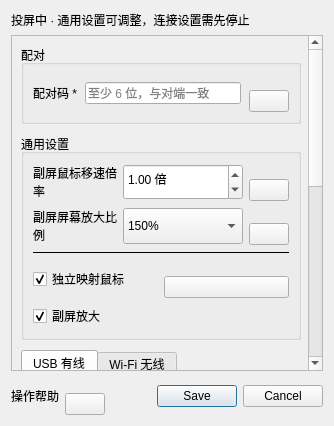
<?xml version="1.0" encoding="UTF-8"?>
<ui version="4.0">
 <class>SettingsDialog</class>
 <widget class="QDialog" name="SettingsDialog">
  <property name="windowTitle">
   <string>连接设置</string>
  </property>
  <layout class="QVBoxLayout" name="dialogLayout">
   <item>
    <widget class="QLabel" name="sessionSettingsHint">
     <property name="text">
      <string>投屏中 · 通用设置可调整，连接设置需先停止</string>
     </property>
     <property name="wordWrap">
      <bool>true</bool>
     </property>
    </widget>
   </item>
   <item>
    <widget class="QScrollArea" name="settingsScroll">
     <property name="widgetResizable">
      <bool>true</bool>
     </property>
     <property name="horizontalScrollBarPolicy">
      <enum>Qt::ScrollBarAlwaysOff</enum>
     </property>
     <widget class="QWidget" name="settingsContents">
      <layout class="QVBoxLayout" name="settingsLayout">
       <property name="sizeConstraint">
        <enum>QLayout::SetMinimumSize</enum>
       </property>
       <property name="spacing">
        <number>10</number>
       </property>
       <item>
        <widget class="QGroupBox" name="pairingGroup">
         <property name="title">
          <string>配对</string>
         </property>
         <layout class="QVBoxLayout" name="pairingGroupLayout">
          <property name="spacing">
           <number>8</number>
          </property>
          <item>
           <layout class="QHBoxLayout" name="tokenRow">
            <item>
             <widget class="QLabel" name="tokenLabel">
              <property name="text">
               <string>配对码 *</string>
              </property>
              <property name="wordWrap">
               <bool>true</bool>
              </property>
             </widget>
            </item>
            <item>
             <widget class="QLineEdit" name="token">
              <property name="placeholderText">
               <string>至少 6 位，与对端一致</string>
              </property>
              <property name="readOnly">
               <bool>false</bool>
              </property>
             </widget>
            </item>
            <item>
             <layout class="QVBoxLayout" name="pairingHelpLayout">
              <property name="spacing">
               <number>0</number>
              </property>
              <property name="leftMargin">
               <number>0</number>
              </property>
              <property name="topMargin">
               <number>0</number>
              </property>
              <property name="rightMargin">
               <number>0</number>
              </property>
              <property name="bottomMargin">
               <number>0</number>
              </property>
              <item>
               <spacer name="pairingHelpSpring">
                <property name="orientation">
                 <enum>Qt::Vertical</enum>
                </property>
                <property name="sizeType">
                 <enum>QSizePolicy::Minimum</enum>
                </property>
                <property name="sizeHint" stdset="0">
                 <size>
                  <width>0</width>
                  <height>16</height>
                 </size>
                </property>
               </spacer>
              </item>
              <item>
               <widget class="StepHelpButton" name="pairingHelp">
                <property name="helpTitle" stdset="0">
                 <string>配对设置</string>
                </property>
                <property name="steps" stdset="0">
                 <string>1. 在平板 Furina 的设置中查看配对码。
2. 在电脑 Fukaros 填入相同的配对码，至少 6 位。
3. 保存两端设置，再选择投屏方向并按开始。
4. 对端点击“同意”后开始投屏。</string>
                </property>
               </widget>
              </item>
             </layout>
            </item>
           </layout>
          </item>
         </layout>
        </widget>
       </item>
       <item>
        <widget class="QGroupBox" name="pointerGroup">
         <property name="title"><string>通用设置</string></property>
         <layout class="QVBoxLayout" name="generalLayout">
 <item><layout class="QHBoxLayout" name="pointerLayout">
          <item><widget class="QLabel" name="pointerLabel"><property name="text"><string>副屏鼠标移速倍率</string></property><property name="wordWrap"><bool>true</bool></property></widget></item>
          <item><widget class="QDoubleSpinBox" name="pointerMultiplier">
           <property name="minimum"><double>0.250000000000000</double></property>
           <property name="maximum"><double>4.000000000000000</double></property>
           <property name="singleStep"><double>0.100000000000000</double></property>
           <property name="value"><double>1.000000000000000</double></property>
           <property name="suffix"><string> 倍</string></property>
           <property name="minimumSize"><size><width>120</width><height>36</height></size></property>
           <property name="keyboardTracking"><bool>false</bool></property>
          </widget></item>
          <item><layout class="QVBoxLayout" name="pointerHelpLayout">
           <property name="spacing"><number>0</number></property>
           <item><spacer name="pointerHelpSpring"><property name="orientation"><enum>Qt::Vertical</enum></property><property name="sizeHint" stdset="0"><size><width>0</width><height>16</height></size></property></spacer></item>
           <item><widget class="StepHelpButton" name="pointerHelp">
            <property name="helpTitle" stdset="0"><string>副屏鼠标移速倍率</string></property>
            <property name="steps" stdset="0"><string>1. 主屏沿用当前系统鼠标速率。
2. 副屏按此倍率调整：1 倍相同，2 倍更快，0.5 倍更慢。
3. 修改立即保存，连接后双端同步，投屏时也可调整。
4. 仅作用于电脑鼠标在扩展屏内的移动；停止扩展后恢复。</string></property>
           </widget></item>
          </layout></item>
         </layout></item>
         <item><layout class="QHBoxLayout" name="screenScaleRow">
          <item><widget class="QLabel" name="screenScaleLabel"><property name="text"><string>副屏屏幕放大比例</string></property><property name="wordWrap"><bool>true</bool></property></widget></item>
          <item><widget class="FurinaComboBox" name="screenScale"><property name="minimumSize"><size><width>120</width><height>36</height></size></property><property name="currentIndex"><number>2</number></property><item><property name="text"><string>100%</string></property></item><item><property name="text"><string>125%</string></property></item><item><property name="text"><string>150%</string></property></item><item><property name="text"><string>175%</string></property></item><item><property name="text"><string>200%</string></property></item><item><property name="text"><string>225%</string></property></item><item><property name="text"><string>250%</string></property></item><item><property name="text"><string>300%</string></property></item></widget></item>
          <item><layout class="QVBoxLayout" name="screenScaleHelpLayout"><property name="spacing"><number>0</number></property>
           <item><spacer name="screenScaleHelpSpring"><property name="orientation"><enum>Qt::Vertical</enum></property><property name="sizeHint" stdset="0"><size><width>0</width><height>16</height></size></property></spacer></item>
           <item><widget class="StepHelpButton" name="screenScaleHelp"><property name="helpTitle" stdset="0"><string>副屏屏幕放大比例</string></property><property name="steps" stdset="0"><string>1. 勾选“副屏放大”后应用所选比例，默认 150%。关闭后恢复 100%，保留所选比例，重新开启后恢复。
2. 使用 Windows 显示缩放，保留桌面分辨率，不裁切画面。主屏比例不变。
3. 修改立即保存并双端同步；扩展开始后自动应用，投屏期间也可调整。
4. 仅电脑向移动端扩展桌面生效；复制与移动端投电脑不改变原屏比例。
5. 若 Windows 不支持所选档位，保留实际比例并在调试信息中提示。</string></property></widget></item>
          </layout></item>
         </layout></item>
         <item><widget class="QFrame" name="cursorSeparator"><property name="frameShape"><enum>QFrame::HLine</enum></property></widget></item>
         <item><layout class="QHBoxLayout" name="cursorMappingRow">
          <item><widget class="QCheckBox" name="independentCursor"><property name="text"><string>独立映射鼠标</string></property><property name="checked"><bool>true</bool></property></widget></item>
          <item><layout class="QVBoxLayout" name="cursorMappingHelpLayout"><property name="spacing"><number>0</number></property>
           <item><spacer name="cursorMappingHelpSpring"><property name="orientation"><enum>Qt::Vertical</enum></property><property name="sizeHint" stdset="0"><size><width>0</width><height>16</height></size></property></spacer></item>
           <item><widget class="StepHelpButton" name="cursorMappingHelp"><property name="helpTitle" stdset="0"><string>独立映射鼠标</string></property><property name="steps" stdset="0"><string>1. 勾选后，电脑鼠标的位置和图案通过独立连接发送，移动端直接绘制，减少等待视频的延迟。
2. 取消勾选后，鼠标与屏幕一起编码传输。
3. 双端同步并立即保存，投屏期间可切换。独立连接不可用时自动沿用合成方式。
4. 适用于电脑向移动端投屏。反色图案在独立模式中以黑白轮廓显示。</string></property></widget></item>
          </layout></item>
         </layout></item>
         <item><widget class="QCheckBox" name="screenScaleEnabled"><property name="text"><string>副屏放大</string></property><property name="checked"><bool>true</bool></property></widget></item>
         </layout>
        </widget>
       </item>
       <item>
        <widget class="QTabWidget" name="transport">
         <widget class="QWidget" name="usbPage">
          <attribute name="title">
           <string>USB 有线</string>
          </attribute>
          <layout class="QVBoxLayout" name="usbPageLayout">
           <property name="spacing">
            <number>8</number>
           </property>
           <property name="sizeConstraint">
            <enum>QLayout::SetMinimumSize</enum>
           </property>
           <item>
            <widget class="QGroupBox" name="usbPrimaryGroup">
             <property name="title">
              <string>USB 连接</string>
             </property>
             <property name="settingsRole" stdset="0">
              <string>required</string>
             </property>
             <layout class="QVBoxLayout" name="usbPrimaryGroupLayout">
              <property name="spacing">
               <number>8</number>
              </property>
              <item>
               <layout class="QHBoxLayout" name="usbModeRow">
                <item>
                 <widget class="QLabel" name="usbModeLabel">
                  <property name="text">
                   <string>连接方式</string>
                  </property>
                  <property name="wordWrap">
                   <bool>true</bool>
                  </property>
                 </widget>
                </item>
                <item>
                 <widget class="FurinaComboBox" name="usbMode">
                  <item>
                   <property name="text">
                    <string>USB 网络</string>
                   </property>
                  </item>
                  <item>
                   <property name="text">
                    <string>ADB 兼容模式</string>
                   </property>
                  </item>
                 </widget>
                </item>
                <item>
                 <layout class="QVBoxLayout" name="usbStepsLayout">
                  <property name="spacing">
                   <number>0</number>
                  </property>
                  <property name="leftMargin">
                   <number>0</number>
                  </property>
                  <property name="topMargin">
                   <number>0</number>
                  </property>
                  <property name="rightMargin">
                   <number>0</number>
                  </property>
                  <property name="bottomMargin">
                   <number>0</number>
                  </property>
                  <item>
                   <spacer name="usbStepsSpring">
                    <property name="orientation">
                     <enum>Qt::Vertical</enum>
                    </property>
                    <property name="sizeType">
                     <enum>QSizePolicy::Minimum</enum>
                    </property>
                    <property name="sizeHint" stdset="0">
                     <size>
                      <width>0</width>
                      <height>16</height>
                     </size>
                    </property>
                   </spacer>
                  </item>
                  <item>
                   <widget class="StepHelpButton" name="usbSteps">
                    <property name="helpTitle" stdset="0">
                     <string>USB 操作步骤</string>
                    </property>
                    <property name="steps" stdset="0">
                     <string>1. 接好支持数据传输的 USB 数据线。
2. 在平板系统设置中开启“USB 网络共享”。
3. Furina 选择 USB 有线，保存后按开始。
4. 电脑连接方式选择“USB 网络”，USB IP 留空即可自动寻找。
5. 配对码与平板一致，保存后按开始，由对端同意。
6. 无需 USB 调试；仅插线、充电或文件传输模式无法投屏。

ADB 兼容模式：请先开启平板 USB 调试，并允许电脑授权。</string>
                    </property>
                   </widget>
                  </item>
                 </layout>
                </item>
               </layout>
              </item>
             </layout>
            </widget>
           </item>
           <item>
            <widget class="QFrame" name="usbSeparator">
             <property name="frameShape">
              <enum>QFrame::HLine</enum>
             </property>
             <property name="frameShadow">
              <enum>QFrame::Plain</enum>
             </property>
            </widget>
           </item>
           <item>
            <widget class="QGroupBox" name="usbDebugGroup">
             <property name="title">
              <string>可选 · 调试</string>
             </property>
             <property name="settingsRole" stdset="0">
              <string>optional</string>
             </property>
             <layout class="QVBoxLayout" name="usbDebugGroupLayout">
              <property name="spacing">
               <number>8</number>
              </property>
              <item>
               <layout class="QHBoxLayout" name="usbHostRow">
                <item>
                 <widget class="QLabel" name="usbHostLabel">
                  <property name="text">
                   <string>USB IP</string>
                  </property>
                  <property name="wordWrap">
                   <bool>true</bool>
                  </property>
                 </widget>
                </item>
                <item>
                 <widget class="QLineEdit" name="usbHost">
                  <property name="placeholderText">
                   <string>自动发现，通常留空</string>
                  </property>
                  <property name="readOnly">
                   <bool>false</bool>
                  </property>
                  <property name="settingsRole" stdset="0">
                   <string>optional</string>
                  </property>
                 </widget>
                </item>
                <item>
                 <layout class="QVBoxLayout" name="usbIpHelpLayout">
                  <property name="spacing">
                   <number>0</number>
                  </property>
                  <property name="leftMargin">
                   <number>0</number>
                  </property>
                  <property name="topMargin">
                   <number>0</number>
                  </property>
                  <property name="rightMargin">
                   <number>0</number>
                  </property>
                  <property name="bottomMargin">
                   <number>0</number>
                  </property>
                  <item>
                   <spacer name="usbIpHelpSpring">
                    <property name="orientation">
                     <enum>Qt::Vertical</enum>
                    </property>
                    <property name="sizeType">
                     <enum>QSizePolicy::Minimum</enum>
                    </property>
                    <property name="sizeHint" stdset="0">
                     <size>
                      <width>0</width>
                      <height>16</height>
                     </size>
                    </property>
                   </spacer>
                  </item>
                  <item>
                   <widget class="StepHelpButton" name="usbIpHelp">
                    <property name="helpTitle" stdset="0">
                     <string>USB IP（可选）</string>
                    </property>
                    <property name="steps" stdset="0">
                     <string>1. 通常保持空白，电脑会自动寻找平板。
2. 自动寻找失败或连接多个设备时，在 Furina 的 USB 页刷新 USB IP。
3. 将该 USB IP 填到这里，不能填写 Wi-Fi IP。
4. 保存后按开始重新连接。</string>
                    </property>
                   </widget>
                  </item>
                 </layout>
                </item>
               </layout>
              </item>
              <item>
               <layout class="QHBoxLayout" name="serialRow">
                <item>
                 <widget class="QLabel" name="serialLabel">
                  <property name="text">
                   <string>ADB 设备码</string>
                  </property>
                  <property name="wordWrap">
                   <bool>true</bool>
                  </property>
                 </widget>
                </item>
                <item>
                 <widget class="QLineEdit" name="serial">
                  <property name="placeholderText">
                   <string>自动选择，通常留空</string>
                  </property>
                  <property name="readOnly">
                   <bool>false</bool>
                  </property>
                  <property name="settingsRole" stdset="0">
                   <string>optional</string>
                  </property>
                 </widget>
                </item>
                <item>
                 <layout class="QVBoxLayout" name="adbHelpLayout">
                  <property name="spacing">
                   <number>0</number>
                  </property>
                  <property name="leftMargin">
                   <number>0</number>
                  </property>
                  <property name="topMargin">
                   <number>0</number>
                  </property>
                  <property name="rightMargin">
                   <number>0</number>
                  </property>
                  <property name="bottomMargin">
                   <number>0</number>
                  </property>
                  <item>
                   <spacer name="adbHelpSpring">
                    <property name="orientation">
                     <enum>Qt::Vertical</enum>
                    </property>
                    <property name="sizeType">
                     <enum>QSizePolicy::Minimum</enum>
                    </property>
                    <property name="sizeHint" stdset="0">
                     <size>
                      <width>0</width>
                      <height>16</height>
                     </size>
                    </property>
                   </spacer>
                  </item>
                  <item>
                   <widget class="StepHelpButton" name="adbHelp">
                    <property name="helpTitle" stdset="0">
                     <string>ADB 调试</string>
                    </property>
                    <property name="steps" stdset="0">
                     <string>1. 只有使用 ADB 兼容模式或调试时才需要这里的参数。
2. 平板开启 USB 调试并允许电脑授权。
3. ADB 路径默认使用内置程序，设备码留空时自动选择唯一已授权设备。
4. 多设备时点击“刷新设备”，选择目标序列号。
5. 正常 USB 网络投屏不需要填写这些 ADB 参数。</string>
                    </property>
                   </widget>
                  </item>
                 </layout>
                </item>
               </layout>
              </item>
              <item>
               <layout class="QHBoxLayout" name="adbPathRow">
                <item>
                 <widget class="QLabel" name="adbPathLabel">
                  <property name="text">
                   <string>ADB 路径</string>
                  </property>
                  <property name="wordWrap">
                   <bool>true</bool>
                  </property>
                 </widget>
                </item>
                <item>
                 <widget class="QLineEdit" name="adbPath">
                  <property name="placeholderText">
                   <string>默认内置 ADB</string>
                  </property>
                  <property name="readOnly">
                   <bool>false</bool>
                  </property>
                  <property name="settingsRole" stdset="0">
                   <string>optional</string>
                  </property>
                 </widget>
                </item>
               </layout>
              </item>
              <item>
               <layout class="QHBoxLayout" name="usbActions">
                <item>
                 <widget class="QPushButton" name="refresh">
                  <property name="text">
                   <string>刷新设备</string>
                  </property>
                 </widget>
                </item>
                <item>
                 <widget class="QPushButton" name="adbPreview">
                  <property name="text">
                   <string>ADB 预览</string>
                  </property>
                 </widget>
                </item>
               </layout>
              </item>
             </layout>
            </widget>
           </item>
           <item>
            <spacer name="usbPageStretch">
             <property name="orientation">
              <enum>Qt::Vertical</enum>
             </property>
             <property name="sizeHint" stdset="0">
              <size>
               <width>0</width>
               <height>0</height>
              </size>
             </property>
            </spacer>
           </item>
          </layout>
         </widget>
         <widget class="QWidget" name="wifiPage">
          <attribute name="title">
           <string>Wi-Fi 无线</string>
          </attribute>
          <layout class="QVBoxLayout" name="wifiPageLayout">
           <property name="spacing">
            <number>8</number>
           </property>
           <property name="sizeConstraint">
            <enum>QLayout::SetMinimumSize</enum>
           </property>
           <item>
            <widget class="QGroupBox" name="wifiRequiredGroup">
             <property name="title">
              <string>必填 · Wi-Fi</string>
             </property>
             <property name="settingsRole" stdset="0">
              <string>required</string>
             </property>
             <layout class="QVBoxLayout" name="wifiRequiredGroupLayout">
              <property name="spacing">
               <number>8</number>
              </property>
              <item>
               <layout class="QHBoxLayout" name="hostRow">
                <item>
                 <widget class="QLabel" name="hostLabel">
                  <property name="text">
                   <string>平板 IP *</string>
                  </property>
                  <property name="wordWrap">
                   <bool>true</bool>
                  </property>
                 </widget>
                </item>
                <item>
                 <widget class="QLineEdit" name="host">
                  <property name="placeholderText">
                   <string>例如 192.168.1.100</string>
                  </property>
                  <property name="readOnly">
                   <bool>false</bool>
                  </property>
                  <property name="settingsRole" stdset="0">
                   <string>required</string>
                  </property>
                 </widget>
                </item>
                <item>
                 <layout class="QVBoxLayout" name="wifiStepsLayout">
                  <property name="spacing">
                   <number>0</number>
                  </property>
                  <property name="leftMargin">
                   <number>0</number>
                  </property>
                  <property name="topMargin">
                   <number>0</number>
                  </property>
                  <property name="rightMargin">
                   <number>0</number>
                  </property>
                  <property name="bottomMargin">
                   <number>0</number>
                  </property>
                  <item>
                   <spacer name="wifiStepsSpring">
                    <property name="orientation">
                     <enum>Qt::Vertical</enum>
                    </property>
                    <property name="sizeType">
                     <enum>QSizePolicy::Minimum</enum>
                    </property>
                    <property name="sizeHint" stdset="0">
                     <size>
                      <width>0</width>
                      <height>16</height>
                     </size>
                    </property>
                   </spacer>
                  </item>
                  <item>
                   <widget class="StepHelpButton" name="wifiSteps">
                    <property name="helpTitle" stdset="0">
                     <string>Wi-Fi 操作步骤</string>
                    </property>
                    <property name="steps" stdset="0">
                     <string>1. 两端连接同一局域网。
2. 在 Furina 的 Wi-Fi 页查看本机 IP，并按开始。
3. 电脑填写该平板 IP，配对码与平板一致。
4. 保存电脑设置后按开始，对端点击同意。
5. 正常 Wi-Fi 投屏不需要无线 ADB。</string>
                    </property>
                   </widget>
                  </item>
                 </layout>
                </item>
               </layout>
              </item>
             </layout>
            </widget>
           </item>
           <item>
            <widget class="QFrame" name="wifiSeparator">
             <property name="frameShape">
              <enum>QFrame::HLine</enum>
             </property>
             <property name="frameShadow">
              <enum>QFrame::Plain</enum>
             </property>
            </widget>
           </item>
           <item>
            <widget class="QGroupBox" name="wifiDebugGroup">
             <property name="title">
              <string>可选 · 调试</string>
             </property>
             <property name="settingsRole" stdset="0">
              <string>optional</string>
             </property>
             <layout class="QVBoxLayout" name="wifiDebugGroupLayout">
              <property name="spacing">
               <number>8</number>
              </property>
              <item>
               <layout class="QHBoxLayout" name="adbEndpointRow">
                <item>
                 <widget class="QLabel" name="adbEndpointLabel">
                  <property name="text">
                   <string>ADB 地址</string>
                  </property>
                  <property name="wordWrap">
                   <bool>true</bool>
                  </property>
                 </widget>
                </item>
                <item>
                 <widget class="QLineEdit" name="adbEndpoint">
                  <property name="placeholderText">
                   <string>通常留空，调试时填 IP:端口</string>
                  </property>
                  <property name="readOnly">
                   <bool>false</bool>
                  </property>
                  <property name="settingsRole" stdset="0">
                   <string>optional</string>
                  </property>
                 </widget>
                </item>
                <item>
                 <layout class="QVBoxLayout" name="wirelessAdbHelpLayout">
                  <property name="spacing">
                   <number>0</number>
                  </property>
                  <property name="leftMargin">
                   <number>0</number>
                  </property>
                  <property name="topMargin">
                   <number>0</number>
                  </property>
                  <property name="rightMargin">
                   <number>0</number>
                  </property>
                  <property name="bottomMargin">
                   <number>0</number>
                  </property>
                  <item>
                   <spacer name="wirelessAdbHelpSpring">
                    <property name="orientation">
                     <enum>Qt::Vertical</enum>
                    </property>
                    <property name="sizeType">
                     <enum>QSizePolicy::Minimum</enum>
                    </property>
                    <property name="sizeHint" stdset="0">
                     <size>
                      <width>0</width>
                      <height>16</height>
                     </size>
                    </property>
                   </spacer>
                  </item>
                  <item>
                   <widget class="StepHelpButton" name="wirelessAdbHelp">
                    <property name="helpTitle" stdset="0">
                     <string>无线 ADB 调试</string>
                    </property>
                    <property name="steps" stdset="0">
                     <string>1. 正常 Wi-Fi 投屏可以完全留空。
2. 仅调试时，在 Android 无线调试页完成 adb pair 配对。
3. 填写 IP:调试端口，点击“连接 ADB”。
4. 调试端口与投屏端口不是同一个端口。</string>
                    </property>
                   </widget>
                  </item>
                 </layout>
                </item>
               </layout>
              </item>
              <item>
               <widget class="QPushButton" name="adbConnect">
                <property name="text">
                 <string>连接 ADB</string>
                </property>
               </widget>
              </item>
             </layout>
            </widget>
           </item>
           <item>
            <spacer name="wifiPageStretch">
             <property name="orientation">
              <enum>Qt::Vertical</enum>
             </property>
             <property name="sizeHint" stdset="0">
              <size>
               <width>0</width>
               <height>0</height>
              </size>
             </property>
            </spacer>
           </item>
          </layout>
         </widget>
        </widget>
       </item>
       <item>
        <widget class="QFrame" name="settingsSeparator">
         <property name="frameShape">
          <enum>QFrame::HLine</enum>
         </property>
         <property name="frameShadow">
          <enum>QFrame::Plain</enum>
         </property>
        </widget>
       </item>
       <item>
        <widget class="QGroupBox" name="navigationGroup">
         <property name="title">
          <string>可选 · 平板导航</string>
         </property>
         <layout class="QVBoxLayout" name="navigationGroupLayout">
          <property name="spacing">
           <number>8</number>
          </property>
          <item>
           <layout class="QHBoxLayout" name="navigation">
            <item>
             <widget class="QPushButton" name="back">
              <property name="text">
               <string>返回</string>
              </property>
             </widget>
            </item>
            <item>
             <widget class="QPushButton" name="home">
              <property name="text">
               <string>主页</string>
              </property>
             </widget>
            </item>
            <item>
             <widget class="QPushButton" name="recent">
              <property name="text">
               <string>任务</string>
              </property>
             </widget>
            </item>
           </layout>
          </item>
         </layout>
        </widget>
       </item>
      </layout>
     </widget>
    </widget>
   </item>
   <item>
    <layout class="QHBoxLayout" name="settingsFooter">
     <item>
      <widget class="QLabel" name="stepsLabel">
       <property name="text">
        <string>操作帮助</string>
       </property>
       <property name="wordWrap">
        <bool>true</bool>
       </property>
      </widget>
     </item>
     <item>
      <layout class="QVBoxLayout" name="connectionHelpLayout">
       <property name="spacing">
        <number>0</number>
       </property>
       <property name="leftMargin">
        <number>0</number>
       </property>
       <property name="topMargin">
        <number>0</number>
       </property>
       <property name="rightMargin">
        <number>0</number>
       </property>
       <property name="bottomMargin">
        <number>0</number>
       </property>
       <item>
        <spacer name="connectionHelpSpring">
         <property name="orientation">
          <enum>Qt::Vertical</enum>
         </property>
         <property name="sizeType">
          <enum>QSizePolicy::Minimum</enum>
         </property>
         <property name="sizeHint" stdset="0">
          <size>
           <width>0</width>
           <height>16</height>
          </size>
         </property>
        </spacer>
       </item>
       <item>
        <widget class="StepHelpButton" name="connectionHelp">
         <property name="helpTitle" stdset="0">
          <string>开始 / 停止</string>
         </property>
         <property name="steps" stdset="0">
          <string>1. 先填写绿色区域，并保存设置；黄色区域通常可保留默认值。
2. 主界面选择分享或获取屏幕，再选择复制/扩展和清晰度。
3. 点击 ▶ 开始，转圈时等待连接和对端同意。
4. 连接后点击 ‖ 停止，两端同步停止。
5. 投屏期间仅清晰度可修改，要更换方向或连接参数，请先停止。</string>
         </property>
        </widget>
       </item>
      </layout>
     </item>
     <item>
      <spacer name="settingsFooterStretch">
       <property name="orientation">
        <enum>Qt::Horizontal</enum>
       </property>
       <property name="sizeHint" stdset="0">
        <size>
         <width>12</width>
         <height>0</height>
        </size>
       </property>
      </spacer>
     </item>
     <item>
      <widget class="QDialogButtonBox" name="buttonBox">
       <property name="standardButtons">
        <set>QDialogButtonBox::Cancel|QDialogButtonBox::Save</set>
       </property>
      </widget>
     </item>
    </layout>
   </item>
  </layout>
 </widget>
 <resources />
 <connections>
  <connection>
   <sender>buttonBox</sender>
   <signal>accepted()</signal>
   <receiver>SettingsDialog</receiver>
   <slot>accept()</slot>
  </connection>
  <connection>
   <sender>buttonBox</sender>
   <signal>rejected()</signal>
   <receiver>SettingsDialog</receiver>
   <slot>reject()</slot>
  </connection>
 </connections>
 <customwidgets>
  <customwidget>
   <class>StepHelpButton</class>
   <extends>QPushButton</extends>
   <header>settings_support.h</header>
  </customwidget>
  <customwidget>
   <class>FurinaComboBox</class>
   <extends>QComboBox</extends>
   <header>interface_support.h</header>
  </customwidget>
 </customwidgets>
</ui>
